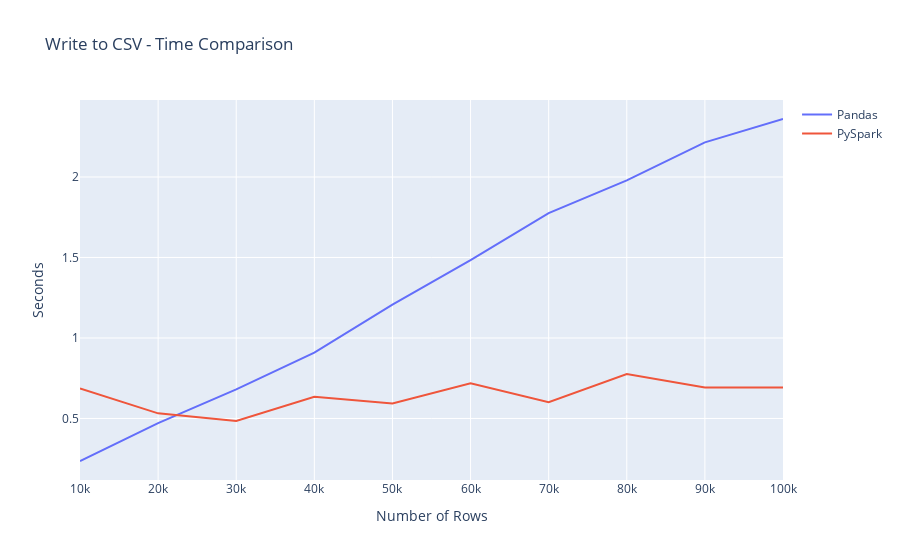
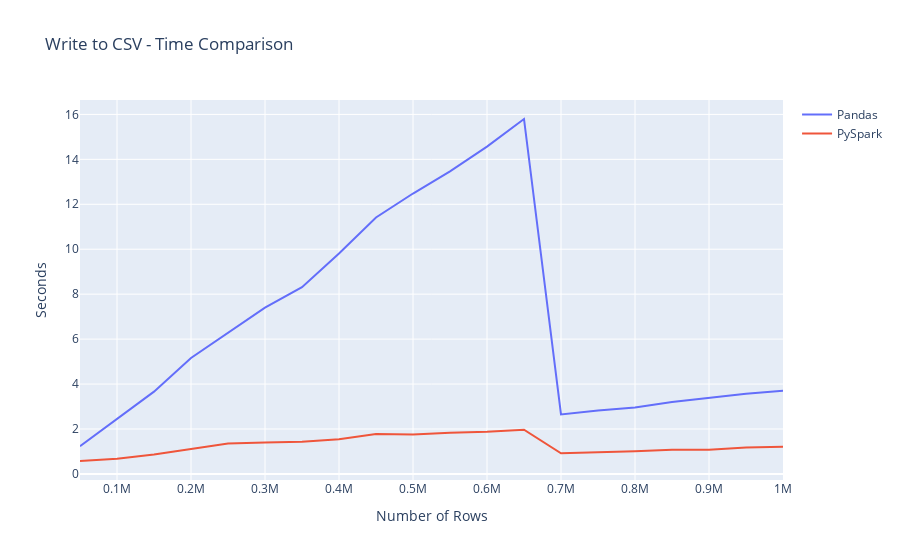

The cell these charts' notebook holds for them, in order:
### Markdown cell above
#### Plots for the Analysis:

### Code cell
small_read = utils.plot_statistic("Write to CSV", time_statistics_small, "write")
small_read.show()

large_read = utils.plot_statistic("Write to CSV", time_statistics_large, "write")
large_read.show()

### Figure 1 — Plotly figure (JSON) as saved in the notebook; plotly's stock layout.template omitted (floating-point values rounded to 4 significant figures)
{"data": [{"hovertemplate": "Rows: %{x}<br>Seconds: %{y}", "mode": "lines", "name": "Pandas", "type": "scatter", "x": [10000, 20000, 30000, 40000, 50000, 60000, 70000, 80000, 90000, 100000], "y": [0.2359, 0.471, 0.6811, 0.9096, 1.208, 1.483, 1.775, 1.979, 2.215, 2.36]}, {"hovertemplate": "Rows: %{x}<br>Seconds: %{y}", "mode": "lines", "name": "PySpark", "type": "scatter", "x": [10000, 20000, 30000, 40000, 50000, 60000, 70000, 80000, 90000, 100000], "y": [0.686, 0.5317, 0.4847, 0.6351, 0.5929, 0.7188, 0.6013, 0.7761, 0.6927, 0.6919]}], "layout": {"title": {"text": "Write to CSV - Time Comparison"}, "xaxis": {"title": {"text": "Number of Rows"}}, "yaxis": {"title": {"text": "Seconds"}}}}

### Figure 2 — Plotly figure (JSON) as saved in the notebook; plotly's stock layout.template omitted (floating-point values rounded to 4 significant figures)
{"data": [{"hovertemplate": "Rows: %{x}<br>Seconds: %{y}", "mode": "lines", "name": "Pandas", "type": "scatter", "x": [50000, 100000, 150000, 200000, 250000, 300000, 350000, 400000, 450000, 500000, 550000, 600000, 650000, 700000, 750000, 800000, 850000, 900000, 950000, 1000000], "y": [1.231, 2.448, 3.662, 5.162, 6.294, 7.398, 8.313, 9.814, 11.42, 12.48, 13.47, 14.57, 15.8, 2.65, 2.825, 2.957, 3.206, 3.393, 3.571, 3.708]}, {"hovertemplate": "Rows: %{x}<br>Seconds: %{y}", "mode": "lines", "name": "PySpark", "type": "scatter", "x": [50000, 100000, 150000, 200000, 250000, 300000, 350000, 400000, 450000, 500000, 550000, 600000, 650000, 700000, 750000, 800000, 850000, 900000, 950000, 1000000], "y": [0.5758, 0.672, 0.8691, 1.119, 1.354, 1.401, 1.432, 1.548, 1.782, 1.752, 1.834, 1.878, 1.97, 0.9175, 0.9586, 1.008, 1.08, 1.078, 1.171, 1.206]}], "layout": {"title": {"text": "Write to CSV - Time Comparison"}, "xaxis": {"title": {"text": "Number of Rows"}}, "yaxis": {"title": {"text": "Seconds"}}}}
